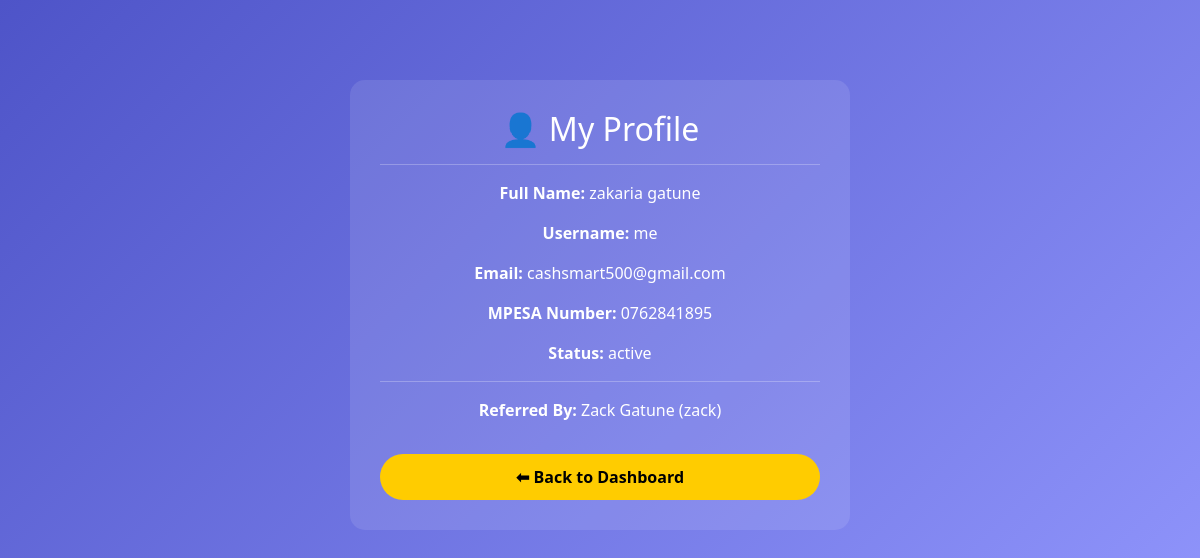
The page /profile (signed in) on the database its author committed.
### app/models.py (models this page shows, shortened)
class User(db.Model, UserMixin):
    id = db.Column(db.Integer, primary_key=True)
    full_name = db.Column(db.String(100), nullable=False)
    username = db.Column(db.String(50), unique=True, nullable=False)
    email = db.Column(db.String(100), unique=True, nullable=False)
    mpesa_no = db.Column(db.String(15), nullable=False)
    password = db.Column(db.String(200), nullable=False)
    referral_code = db.Column(db.String(50), nullable=True)
    referred_by = db.Column(db.Integer, db.ForeignKey('user.id'), nullable=True)
    referrer_username = db.Column(db.String(50), nullable=True)
    status = db.Column(db.String(20), default='new')  # new, pending_approval, active, declined
    is_admin = db.Column(db.Boolean, default=False)
    created_at = db.Column(db.DateTime, default=datetime.utcnow)
    updated_at = db.Column(db.DateTime, default=datetime.utcnow, onupdate=datetime.utcnow)
    payments = db.relationship('Payment', backref='user', lazy=True)
    referrals = db.relationship('User', backref=db.backref('referrer', remote_side=[id]), lazy='dynamic')
    withdrawals = db.relationship('Withdrawal', backref='user', lazy=True)
    trivia_answers = db.relationship('TriviaAnswer', backref='user', lazy=True)
    spins = db.relationship('Spin', backref='user', lazy=True)
    whatsapp_posts = db.relationship('WhatsAppPost', backref='user', lazy=True)

### app/routes/user_routes.py (the view)
@user_bp.route('/profile')
@login_required
def profile():
    user = current_user
    referrer = None
    if user.referrer_username:
        referrer = User.query.filter_by(username=user.referrer_username).first()
    return render_template('profile.html', user=user, referrer=referrer)

### app/__init__.py (called while the page is built)
def create_app():
    app = Flask(__name__)
    if os.getenv("FLASK_ENV") == "production":
        app.config.from_object(ProductionConfig)
    else:
        app.config.from_object(DevelopmentConfig)
    db.init_app(app)
    login_manager.init_app(app)
    migrate.init_app(app, db)
    from app.models import User
    from app.routes.user_routes import user_bp
    from app.routes.admin_routes import admin_bp
    login_manager.login_view = "user.login"
    @login_manager.user_loader
    def load_user(user_id):
        return User.query.get(int(user_id))
    app.register_blueprint(user_bp)
    app.register_blueprint(admin_bp)
    return app

### app/templates/profile.html (shortened to what this page needs)
<!DOCTYPE html>
<html lang="en">
<head>
  <link href="https://cdn.jsdelivr.net/npm/bootstrap@5.3.2/dist/css/bootstrap.min.css" rel="stylesheet">
</head>
<body>
  <div class="profile-card text-center">
    <h2>👤 My Profile</h2>
    <hr>
    <p><strong>Full Name:</strong> {{ user.full_name }}</p>
    <p><strong>Username:</strong> {{ user.username }}</p>
    <p><strong>Email:</strong> {{ user.email }}</p>
    <p><strong>MPESA Number:</strong> {{ user.mpesa_no }}</p>
    <p><strong>Status:</strong> {{ user.status }}</p>
    <hr>
    {% if referrer %}
      <p><strong>Referred By:</strong> {{ referrer.full_name }} ({{ referrer.username }})</p>
    {% else %}
      <p><strong>Referred By:</strong> None</p>
    {% endif %}
    <a href="{{ url_for('user.dashboard') }}" class="btn btn-custom mt-3">⬅ Back to Dashboard</a>
  </div>
</body>
</html>

### app/templates/profile.html (style rules this page uses)
body { background: linear-gradient(135deg, #4e54c8, #8f94fb); color: #fff; font-family: 'Segoe UI', Tahoma, Geneva, Verdana, sans-serif; }
.profile-card { max-width: 500px; margin: 80px auto; background: rgba(255,255,255,0.1); padding: 30px; border-radius: 15px; }
.btn-custom { background-color: #ffcc00; color: #000; font-weight: bold; padding: 10px 25px; border-radius: 25px; width: 100%; transition: all 0.3s ease; }

### rows shown on the page
User: full_name "zakaria gatune", username "me", email "cashsmart500@gmail.com", mpesa_no "0762841895", status "active"
User: full_name "Zack Gatune", username "zack"
